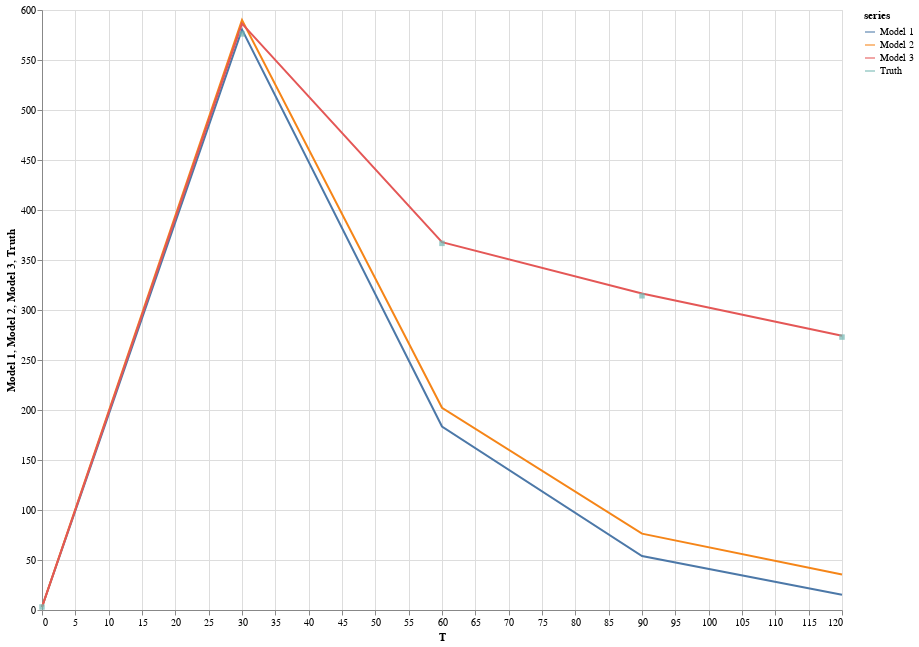

Write notebook code for a chart like this one.
### Code cell
plot("Models vs. Actual", 
     [m1, m2, m3, ground_truth],
     times,
     "T")

### Figure 1 — Vega-Lite specification as saved in the notebook (floating-point values rounded to 4 significant figures)
{"$schema": "https://vega.github.io/schema/vega-lite/v4.json", "data": {"values": [{"Model 1": 3, "T": 0, "series": "Model 1"}, {"Model 2": 3, "T": 0, "series": "Model 2"}, {"Model 3": 3, "T": 0, "series": "Model 3"}, {"T": 0, "Truth": 3, "series": "Truth"}, {"Model 1": 580.4, "T": 30, "series": "Model 1"}, {"Model 2": 589.9, "T": 30, "series": "Model 2"}, {"Model 3": 586.4, "T": 30, "series": "Model 3"}, {"T": 30, "Truth": 576.1, "series": "Truth"}, {"Model 1": 183.5, "T": 60, "series": "Model 1"}, {"Model 2": 202.2, "T": 60, "series": "Model 2"}, {"Model 3": 367.8, "T": 60, "series": "Model 3"}, {"T": 60, "Truth": 366.6, "series": "Truth"}, {"Model 1": 54.03, "T": 90, "series": "Model 1"}, {"Model 2": 76.39, "T": 90, "series": "Model 2"}, {"Model 3": 316.5, "T": 90, "series": "Model 3"}, {"T": 90, "Truth": 314.2, "series": "Truth"}, {"Model 1": 15.34, "T": 120, "series": "Model 1"}, {"Model 2": 35.43, "T": 120, "series": "Model 2"}, {"Model 3": 274.3, "T": 120, "series": "Model 3"}, {"T": 120, "Truth": 272.9, "series": "Truth"}]}, "description": "", "height": 600, "layer": [{"encoding": {"color": {"field": "series", "type": "nominal"}, "x": {"field": "T", "type": "quantitative"}, "y": {"field": "Model 1", "type": "quantitative"}}, "mark": "line"}, {"encoding": {"color": {"field": "series", "type": "nominal"}, "x": {"field": "T", "type": "quantitative"}, "y": {"field": "Model 2", "type": "quantitative"}}, "mark": "line"}, {"encoding": {"color": {"field": "series", "type": "nominal"}, "x": {"field": "T", "type": "quantitative"}, "y": {"field": "Model 3", "type": "quantitative"}}, "mark": "line"}, {"encoding": {"color": {"field": "series", "type": "nominal"}, "x": {"field": "T", "type": "quantitative"}, "y": {"field": "Truth", "type": "quantitative"}}, "mark": "square"}], "width": 800}
